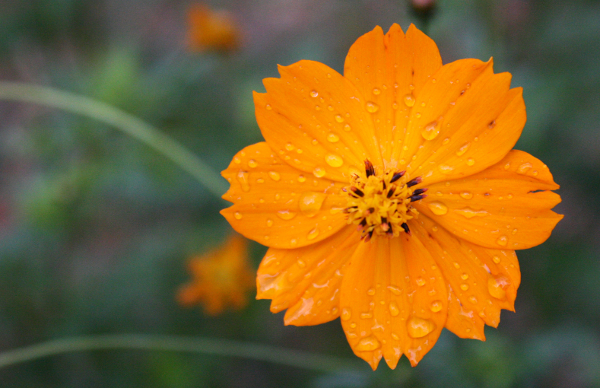
//> input picture openmp_1/21577.jpg, 600 x 388 px
$ ./lerImagem 21577.jpg   (built with g++ and OpenCV 4)
//> lines starting //> are read from the running program, lines starting //| are printed output that depends on the picture

#include <iostream>
#include <stdio.h>
#include <cmath>
#include <omp.h>

#include <opencv2/opencv.hpp>
#include <opencv2/core.hpp>
#include <opencv2/videoio.hpp>
#include <opencv2/highgui.hpp>

#include <opencv2/core/core.hpp>
#include <opencv2/imgcodecs.hpp>
#include <opencv2/imgproc.hpp>
#include <opencv2/highgui/highgui.hpp>

#define clipping 4

using namespace std;
using namespace cv;

int showImage(char arq[])
{
//> called with arq = "21577.jpg"

	Mat imagem;
	imagem = imread(arq);
//> imagem is the input picture: 388 rows x 600 cols, CV_8UC3; mean B, G, R 42.7, 98.5, 128.5

	if (!imagem.data)
	{
		cout << "Could not open or"
			 << "find the image\n";
		return 0;
	}

	Size sz = imagem.size();
//> sz = Size(600, 388)

	int cropped = trunc(imagem.rows / clipping);
//> cropped = 97
	int rows_rest = 0;
	int rest = imagem.rows - (cropped * clipping);
//> rest = 0

	if (rest == 0)
	{
		printf("clipping square\n");
	}
	else
	{
		rows_rest = cropped + rest;
	}

	cout << cropped << endl;
//| 97
	cout << rest << endl;
//| 0
	cout << rows_rest << endl;

	Mat cropped_image1, cropped_image2, cropped_image3, cropped_image4;
	Mat erode_output1, erode_output2, erode_output3, erode_output4;
	Mat dilate_output1, dilate_output2, dilate_output3, dilate_output4;

	Mat res;
	Mat res2;
	Mat res3;

	Mat resD;
	Mat resD2;
	Mat resD3;

	double start = omp_get_wtime();

		#pragma omp parallel num_threads(4) default(none) shared(rows_rest ,imagem, cropped, cropped_image1, cropped_image2, cropped_image3, cropped_image4, erode_output1, erode_output2, erode_output3, erode_output4, dilate_output1, dilate_output2, dilate_output3, dilate_output4)
		{

			#pragma omp single nowait
			{
				cropped_image1 = imagem(Range(0, cropped), Range(1, imagem.cols));
				erode(cropped_image1, erode_output1, getStructuringElement(MORPH_CROSS, Size(5, 5)));
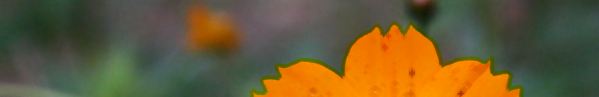
//> erode_output1: 97 rows x 599 cols, CV_8UC3; mean B, G, R 53.8, 89.9, 104.5
				dilate(erode_output1, dilate_output1, getStructuringElement(MORPH_CROSS, Size(5, 5)));
			}

			#pragma omp single nowait
			{
				cropped_image2 = imagem(Range(cropped + 1, cropped * 2 + 1), Range(1, imagem.cols));
				erode(cropped_image2, erode_output2, getStructuringElement(MORPH_CROSS, Size(5, 5)));
				dilate(erode_output2, dilate_output2, getStructuringElement(MORPH_CROSS, Size(5, 5)));
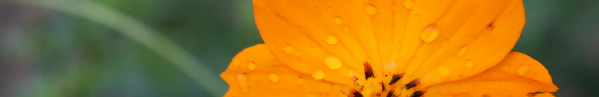
//> dilate_output2: 97 rows x 599 cols, CV_8UC3; mean B, G, R 36.7, 115.6, 155.7
			}

			#pragma omp single nowait
			{
				cropped_image3 = imagem(Range(cropped * 2 + 1, cropped * 3 + 1), Range(1, imagem.cols));
				erode(cropped_image3, erode_output3, getStructuringElement(MORPH_CROSS, Size(5, 5)));
				dilate(erode_output3, dilate_output3, getStructuringElement(MORPH_CROSS, Size(5, 5)));
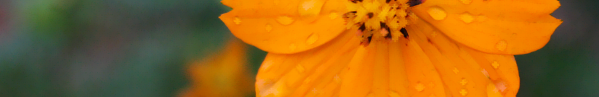
//> dilate_output3: 97 rows x 599 cols, CV_8UC3; mean B, G, R 28, 100.1, 151
			}

			#pragma omp single nowait
			{
				cropped_image4 = imagem(Range((cropped * 3) + rows_rest + 1, imagem.rows), Range(1, imagem.cols));
				erode(cropped_image4, erode_output4, getStructuringElement(MORPH_CROSS, Size(5, 5)));
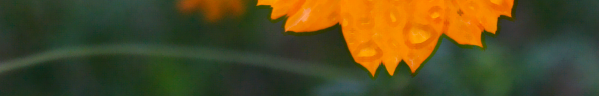
//> erode_output4: 96 rows x 599 cols, CV_8UC3; mean B, G, R 34.4, 74.2, 82
				dilate(erode_output4, dilate_output4, getStructuringElement(MORPH_CROSS, Size(5, 5)));
			}
	}

	double end = omp_get_wtime();

	cout << "Time:\t";
	cout << end - start << endl;

	vconcat(dilate_output1, dilate_output2, resD);
	vconcat(resD, dilate_output3, resD2);
	vconcat(resD2, dilate_output4, resD3);

	vconcat(erode_output1, erode_output2, res);
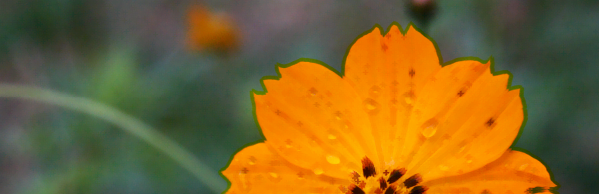
//> res: 194 rows x 599 cols, CV_8UC3; mean B, G, R 44, 100, 127.1
	vconcat(res, erode_output3, res2);
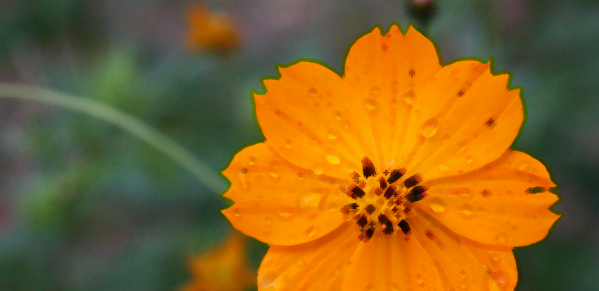
//> res2: 291 rows x 599 cols, CV_8UC3; mean B, G, R 37.9, 98.2, 132.9
	vconcat(res2, erode_output4, res3);
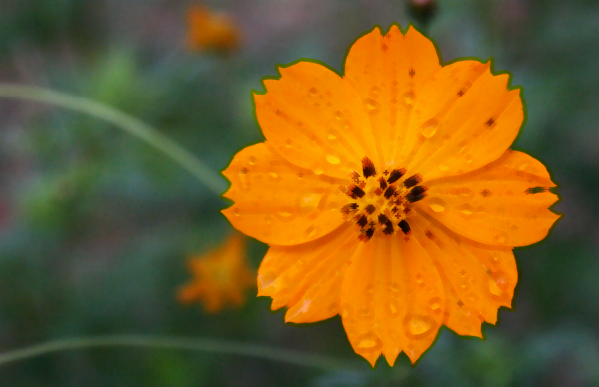
//> res3: 387 rows x 599 cols, CV_8UC3; mean B, G, R 37, 92.2, 120.3

	// [12 lines of commented-out code are left out]

	return (0);
}

int main(int argc, char *argv[])
{
	showImage(argv[1]);
	return (0);
}
